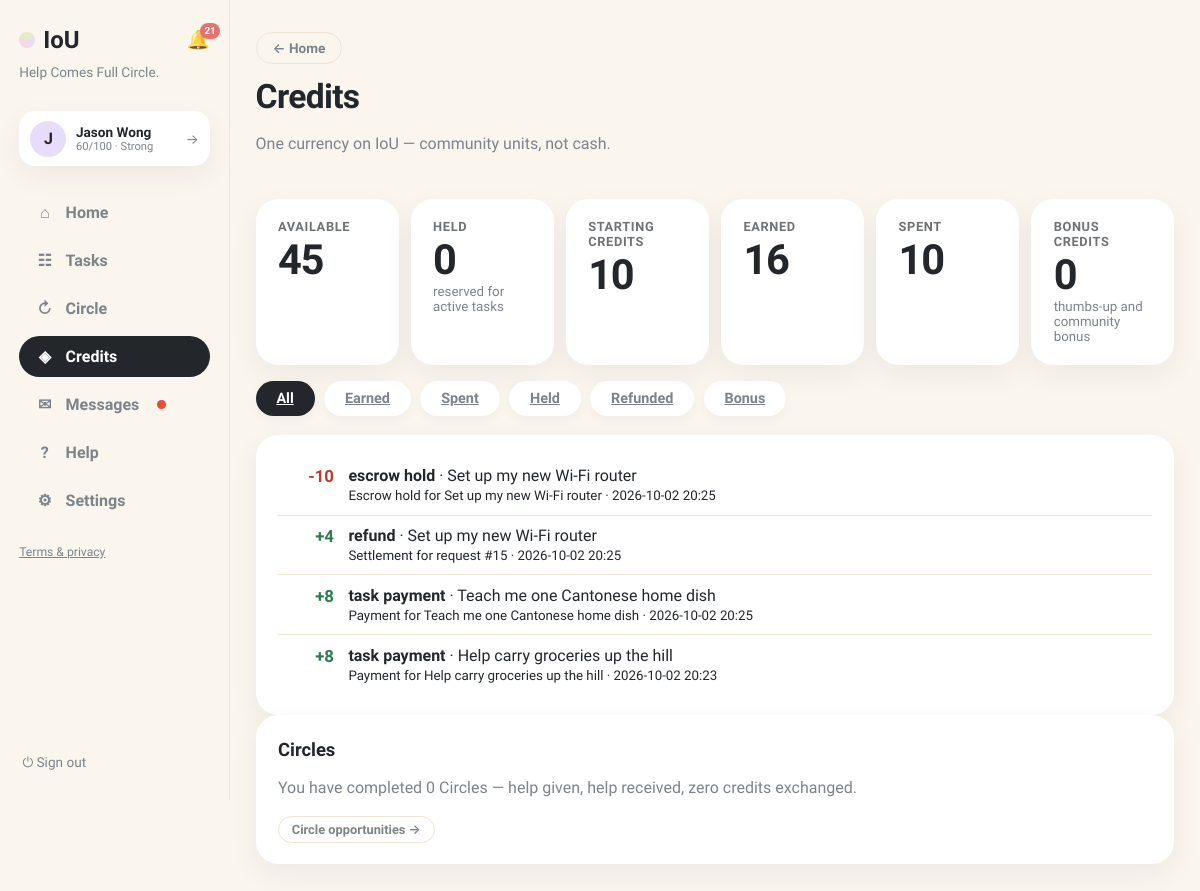
Page /history (signed in) on the earlier database version.
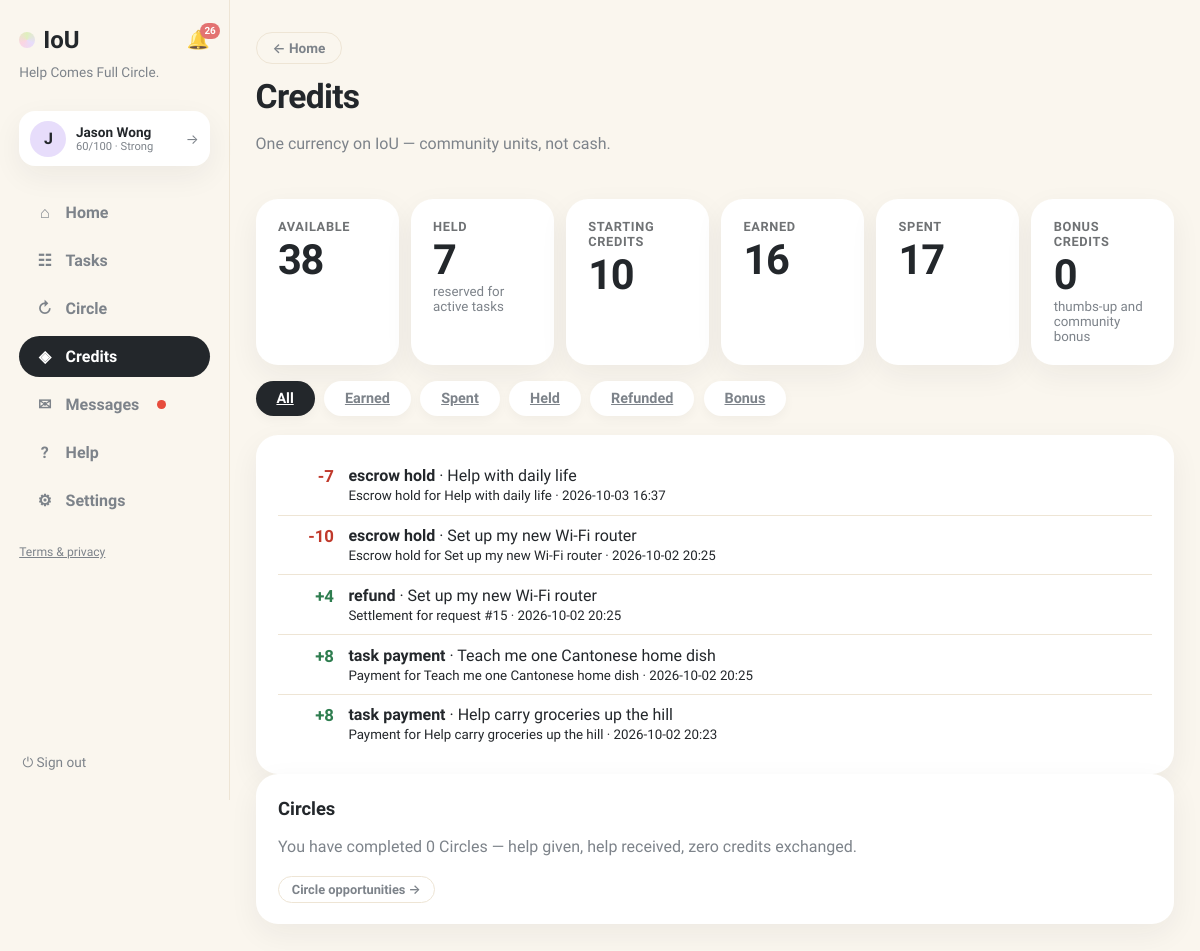
Same page on the later database version.
### tables this page shows
CREATE TABLE ledger (
                id INTEGER PRIMARY KEY, user_id INTEGER NOT NULL, request_id INTEGER,
                kind TEXT NOT NULL, amount INTEGER NOT NULL, description TEXT NOT NULL,
                created_at TEXT NOT NULL, FOREIGN KEY(user_id) REFERENCES users(id),
                FOREIGN KEY(request_id) REFERENCES requests(id)
            );

CREATE TABLE requests (
                id INTEGER PRIMARY KEY, title TEXT NOT NULL, description TEXT NOT NULL,
                category TEXT NOT NULL, requester_id INTEGER NOT NULL,
                status TEXT NOT NULL DEFAULT 'open', provider_id INTEGER,
                requester_value INTEGER, requester_buffer INTEGER,
                provider_value INTEGER, provider_buffer INTEGER,
                agreed_value INTEGER, negotiation_deadline TEXT,
                effort_minutes INTEGER, complexity INTEGER, quality_score INTEGER,
                completed_at TEXT,
                created_at TEXT NOT NULL, location TEXT, needed_by TEXT, urgency TEXT, meetup_date TEXT, meetup_time TEXT, meetup_location TEXT, preferred_time TEXT, completion_note TEXT, completion_evidence TEXT, confirm_requester INTEGER NOT NULL DEFAULT 0, confirm_provider INTEGER NOT NULL DEFAULT 0, started_at TEXT, provider_completed_at TEXT, requester_confirmed_at TEXT, release_at TEXT, proof_path TEXT, proof_status TEXT, dispute_eligible INTEGER NOT NULL DEFAULT 1, dispute_window_days INTEGER NOT NULL DEFAULT 3, settlement_value INTEGER, circle_id INTEGER, cancel_requested_by INTEGER, cancel_reason TEXT, cancel_compensation INTEGER NOT NULL DEFAULT 0, evidence_required INTEGER NOT NULL DEFAULT 1, duration_minutes INTEGER NOT NULL DEFAULT 0,
                FOREIGN KEY(requester_id) REFERENCES users(id),
                FOREIGN KEY(provider_id) REFERENCES users(id)
            );

### app.py (the view)
@app.get("/history", response_class=HTMLResponse)
def credit_history(request: Request, view: str = "all"):
    user = current_user(request)
    if not user:
        return RedirectResponse("/login", status_code=303)
    kinds = {
        "all": "", "earned": "AND l.amount > 0 AND l.kind IN ('task_payment','welcome_credit')",
        "spent": "AND l.amount < 0 AND l.kind NOT IN ('refund','cancellation_refund')",
        "held": "AND l.kind='escrow_hold'",
        "refunded": "AND l.kind IN ('refund','cancellation_refund')",
        "bonus": "AND l.kind IN ('kudos_bonus','community_test')",
    }
    clause = kinds.get(view, "")
    with db() as connection:
        sql = (
            """SELECT l.*, r.title FROM ledger l LEFT JOIN requests r ON r.id=l.request_id
               WHERE l.user_id=? %s ORDER BY l.created_at DESC""" % clause
        )
        ledger = connection.execute(sql, (user["id"],)).fetchall()
        summary = {
            "available": user["balance"],
            "held": user["held_balance"],
            "starting": 10,
            "earned": connection.execute(
                """SELECT COALESCE(SUM(l.amount),0) s FROM ledger l
                   WHERE l.user_id=? AND l.amount>0 AND l.kind IN ('task_payment','welcome_credit')""",
                (user["id"],)).fetchone()["s"],
            "spent": abs(connection.execute(
                """SELECT COALESCE(SUM(l.amount),0) s FROM ledger l
                   WHERE l.user_id=? AND l.amount<0
                     AND l.kind NOT IN ('refund','cancellation_refund')""",
                (user["id"],)).fetchone()["s"]),
            "bonus": connection.execute(
                """SELECT COALESCE(SUM(l.amount),0) s FROM ledger l
                   WHERE l.user_id=? AND l.kind IN ('kudos_bonus','community_test')""",
                (user["id"],)).fetchone()["s"],
            "circle": connection.execute(
                """SELECT COUNT(DISTINCT cp.id) c FROM chain_proposals cp
                   JOIN chain_members cm ON cm.proposal_id=cp.id
                   WHERE cm.user_id=? AND cp.status='completed'""", (user["id"],)).fetchone()["c"],
        }
    return render(request, "history.html", page="credits", ledger=ledger,
                  summary=summary, view=view, views=list(kinds))

### templates/history.html (shortened to what this page needs)
{% extends "base.html" %}
{% block content %}
<header class="page-head">
  <div>
    <a class="btn-ghost btn-back" href="/">← Home</a>
    <h1 style="margin-top:.8rem">Credits</h1>
    <p class="muted">One currency on IoU — community units, not cash.</p>
  </div>
</header>
<div class="credit-summary">
  <div class="card"><span class="stat-label">Available</span><span class="stat-big {% if summary.available < 0 %}neg{% endif %}">{{ summary.available }}</span></div>
  <div class="card"><span class="stat-label">Held</span><span class="stat-big">{{ summary.held }}</span><small class="muted">reserved for active tasks</small></div>
  <div class="card"><span class="stat-label">Starting credits</span><span class="stat-big">{{ summary.starting }}</span></div>
  <div class="card"><span class="stat-label">Earned</span><span class="stat-big">{{ summary.earned }}</span></div>
  <div class="card"><span class="stat-label">Spent</span><span class="stat-big">{{ summary.spent }}</span></div>
  <div class="card"><span class="stat-label">Bonus credits</span><span class="stat-big">{{ summary.bonus }}</span><small class="muted">thumbs-up and community bonus</small></div>
</div>
<div class="board-tabs">
  {% for key in views %}
  <a class="btab {% if view == key %}active{% endif %}" href="/history?view={{ key }}">{{ key|capitalize }}</a>
  {% endfor %}
</div>
<div class="card">
  <ul class="ledger-list">
  {% for item in ledger %}
    <li><span class="ledger-amount {% if item.amount > 0 %}pos{% else %}neg{% endif %}">{{ '+' if item.amount > 0 else '' }}{{ item.amount }}</span><div><b>{{ item.kind.replace('_',' ') }}</b>{% if item.title %} · {{ item.title }}{% endif %}<br><small>{{ item.description }} · {{ item.created_at[:16]|replace('T',' ') }}</small></div></li>
  {% else %}<li class="empty">Nothing in this category yet.</li>{% endfor %}
  </ul>
</div>
<section class="card">
  <h2>Circles</h2>
  <p class="muted">You have completed {{ summary.circle }} Circle{{ 's' if summary.circle != 1 }} — help given, help received, zero credits exchanged.</p>
  <a class="btn-ghost btn-sm" href="/chain-invitations">Circle opportunities →</a>
</section>
{% endblock %}

### templates/base.html (shortened to what this page needs)
<!doctype html>
<html lang="en"><head><link rel="stylesheet" href="/static/style.css"></head>
<body class="app-body">
<nav class="sidebar">
  <div class="brand-row">
    <a class="brand" href="/"><span class="brand-dot"></span>IoU</a>
    {% if user %}
    <a class="bell {% if page == 'notifications' %}active{% endif %}" href="/notifications" title="Notifications">🔔{% if unread_notifs or unread_msgs %}<span class="bell-badge">{{ (unread_notifs or 0) + (unread_msgs or 0) }}</span>{% endif %}</a>
    {% endif %}
  </div>
  <p class="brand-tag">Help Comes Full Circle.</p>
  {% if user %}
  <a class="side-user" href="/profile" title="Your profile">
    <div class="avatar">{{ user.name[0] }}</div>
    {% set sc = user.reliability if user.reliability is not none else 60 %}
    {% set lab = 'Suspended' if sc <= 0 else ('Restricted' if sc < 30 else ('Limited' if sc < 60 else ('Strong' if sc < 80 else 'Excellent'))) %}
    <div class="sidebar-user-meta"><b>{{ user.name }}</b>
      <small>{{ sc }}/100 · {{ lab }}</small>
    </div>
    <span class="side-user-arrow">→</span>
  </a>
  <div class="nav-links">
    <a class="nav-link {% if page == 'home' %}active{% endif %}" href="/"><span class="nav-ico">⌂</span>Home</a>
    <a class="nav-link {% if page == 'browse' %}active{% endif %}" href="/browse"><span class="nav-ico">☷</span>Tasks</a>
    <a class="nav-link {% if page == 'circle' %}active{% endif %}" href="/chain-invitations"><span class="nav-ico">↻</span>Circle{% if circle_pending %}<span class="unread-dot"></span>{% endif %}</a>
    <a class="nav-link {% if page == 'credits' %}active{% endif %}" href="/history"><span class="nav-ico">◈</span>Credits</a>
    <a class="nav-link {% if page == 'messages' %}active{% endif %}" href="/messages"><span class="nav-ico">✉</span>Messages{% if unread_msgs %}<span class="unread-dot"></span>{% endif %}</a>
    <a class="nav-link {% if page == 'help' %}active{% endif %}" href="/help"><span class="nav-ico">?</span>Help</a>
    <a class="nav-link {% if page == 'account' %}active{% endif %}" href="/account"><span class="nav-ico">⚙</span>Settings</a>
  </div>
  <p class="nav-footer"><a href="/legal">Terms &amp; privacy</a></p>
  <form method="post" action="/logout" class="side-logout"><button class="link-button" title="Sign out">⏻ Sign out</button></form>
  {% else %}
  <div class="nav-links">
    <a class="nav-link" href="/login"><span class="nav-ico">→</span>Sign in</a>
    <a class="nav-link" href="/register"><span class="nav-ico">＋</span>Create account</a>
  </div>
  <p class="nav-footer"><a href="/legal">Terms &amp; privacy</a></p>
  {% endif %}
</nav>
<main class="content {% block content_class %}{% endblock %}">{% block content %}{% endblock %}</main>
</body></html>

Differences in the rows shown:
added ledger: amount "-7", kind.replace "escrow hold", title "Help with daily life", description "Escrow hold for Help with daily life", created_at "2026-10-03 16:37"
Other differences:
{{ (unread_notifs or 0) + (unread_msgs or 0) }}: "21" → "26"
{{ summary.available }}: "45" → "38"
{{ summary.held }}: "0" → "7"
{{ summary.spent }}: "10" → "17"
